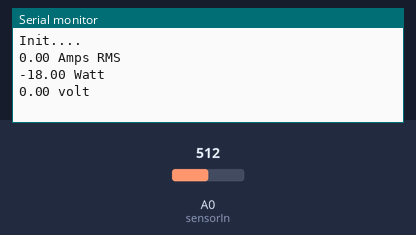
Bench run of a sketch on a simulated Arduino Uno, built with avr-gcc and run on an emulated ATmega328P. Parts: the last lines printed to the serial monitor. Inputs (shaded band) come from the test bench; at power-on: A0 (sensorIn) = 512.

Above: at 1.2 s.
1.3 s: A0 (sensorIn) set to 716
At 2.4 s:
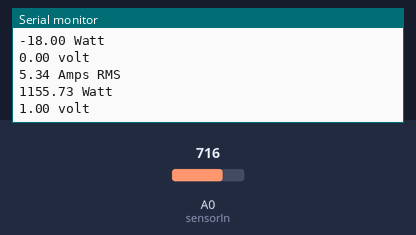
2.8 s: A0 (sensorIn) set to 900
At 3.8 s:
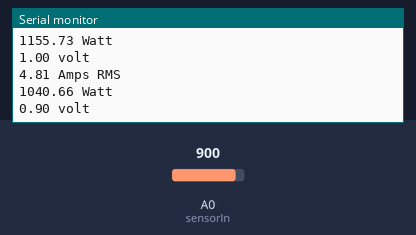
Timing chart, 0 to 5.8 s (numbered marks = the images above; inputs shaded):
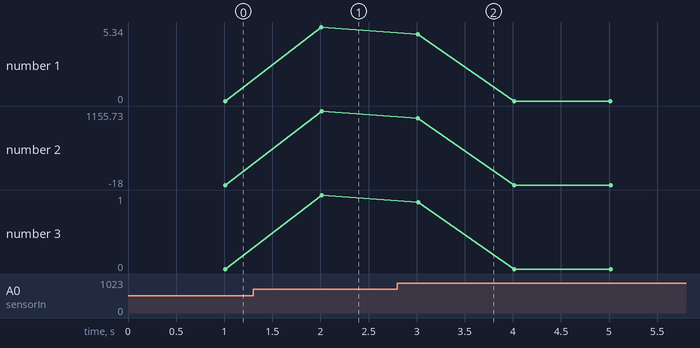

The sketch:

Myupdatedcurrent.ino
```cpp
const int sensorIn = A0;
int mVperAmp = 66; // use 185 for 5A, 100 for 20A Module and 66 for 30A Module

double Voltage = 0;
double VRMS = 0;
double AmpsRMS = 0;

void setup(){
pinMode(A0, INPUT);
Serial.begin(115200);
delay(10);
Serial.println(F("Init...."));
}

void loop(){
Voltage = getVPP();
VRMS = (Voltage/2.0) *0.707; // sq root
AmpsRMS = (VRMS * 1000)/mVperAmp;
float Wattage = (220*AmpsRMS)-18; //Observed 18-20 Watt when no load was connected, so substracting offset value to get real consumption.
Serial.print(AmpsRMS);
Serial.println(" Amps RMS ");
Serial.print(Wattage);
Serial.println(" Watt ");
Serial.print(Voltage);
Serial.println(" volt ");
}

float getVPP()
{
float result;

int readValue; //value read from the sensor
int maxValue = 0; // store max value here
int minValue = 1024; // store min value here

uint32_t start_time = millis();

while((millis()-start_time) < 1000) //sample for 1 Sec
{
readValue = analogRead(sensorIn);
// see if you have a new maxValue
if (readValue > maxValue)
{
/*record the maximum sensor value*/
maxValue = readValue;
}
if (readValue < minValue)
{
/*record the maximum sensor value*/
minValue = readValue;
}
/* Serial.print(readValue);
Serial.println(" readValue ");
Serial.print(maxValue);
Serial.println(" maxValue ");
Serial.print(minValue);
Serial.println(" minValue ");
delay(1000); */
}

// Subtract min from max
result = ((maxValue - minValue) * 5)/1024.0;

return result;
}
```

Measured:
- after the input at 1.3 s, the serial monitor: prints a new line after 0.71 s (image 1)
- after the input at 2.8 s, the serial monitor: prints a new line after 0.21 s (image 2)
- plotted number 1: 0 → 5.34 after the input at 1.3 s
- plotted number 2: -18 → 1155.73 after the input at 1.3 s
- plotted number 3: 0 → 1 after the input at 1.3 s
